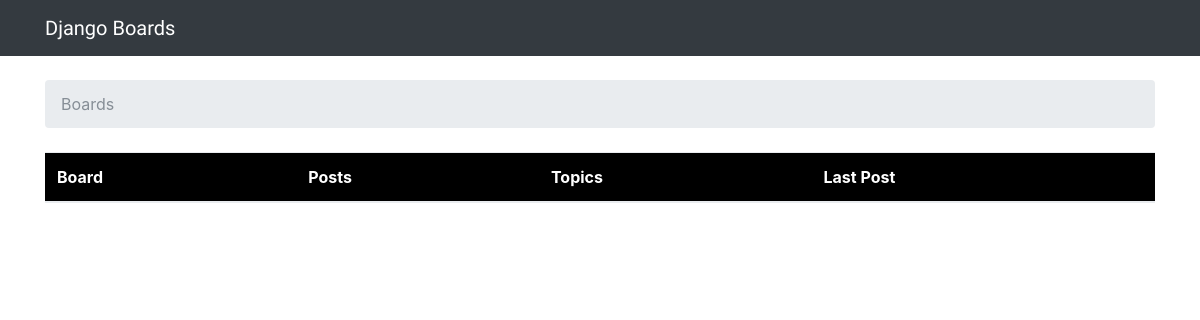
The app's page /, older data.
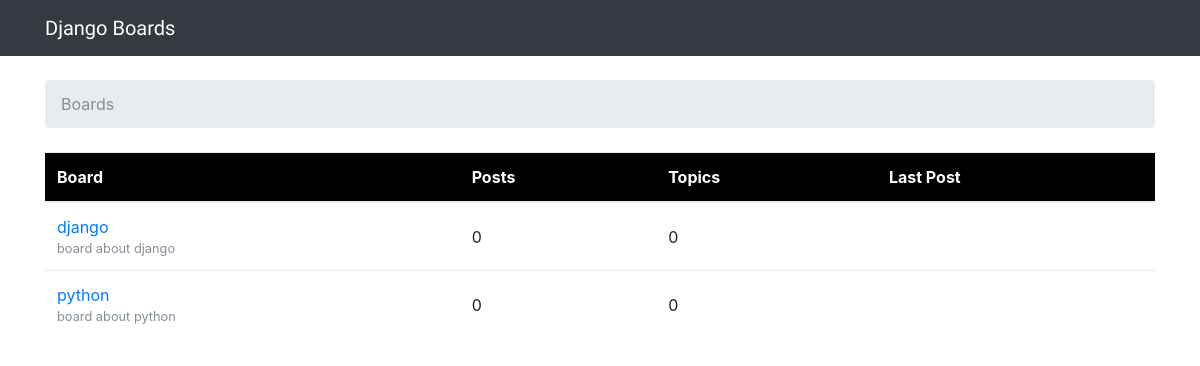
The same page, newer data.
### boards/models.py (models this page shows, shortened)
class Board(models.Model):
    name = models.CharField(max_length=30,unique=True)
    description = models.CharField(max_length=100)

### boards/views.py (the view)
# urls.py: 2. Add a URL to urlpatterns:  url(r'^$', views.home, name='home')
def home(request):
    boards = Board.objects.all()
    context = {
        'boards':boards,
    }
    return render(request,'home.html',context)

### templates/home.html
{% extends 'base.html' %}
{% block breadcrumb %}
    <li class="breadcrumb-item active" aria-current="page">Boards</li>
{% endblock breadcrumb %}
{% block content %}
    <table class="table">
        <thead class="thead-inverse">
            <tr>
                <th>Board</th>
                <th>Posts</th>
                <th>Topics</th>
                <th>Last Post</th>
            </tr>
        </thead>
        <tbody>
            {% for board in boards  %}
                <tr>
                    <td>
                        <a href="{% url 'board_topics' board.pk%}">{{ board.name }}</a>
                        <small class="text-muted d-block">{{ board.description }}</small>
                    </td>
                    <td class="align-middle">0</td>
                    <td class="align-middle">0</td>
                    <td></td>
                </tr>
            {% endfor %}
        </tbody>
    </table>
{% endblock content %}

### templates/base.html (shortened to what this page needs)
{% load static %}
<!DOCTYPE html>
<html>
    <head>
        <link rel="stylesheet" href="{% static 'css/bootstrap.min.css' %}">
        <link rel="stylesheet" href="{% static 'css/main.css' %}">
    </head>
    <body>
        <nav class="navbar navbar-expand-lg navbar-dark bg-dark">
            <div class="container">
                <a class="navbar-brand" href="{% url 'home' %}">Django Boards</a>
            </div>
        </nav>
        <div class="container">
            <nav aria-label="breadcrumb" role="navigation">
                <ol class="breadcrumb my-4">
                    {% block breadcrumb %}
                    {% endblock breadcrumb %}
                </ol>
            </nav>
            {% block content %}
            {% endblock content %}
        </div>
    </body>
</html>

### static/css/main.css (style rules this page uses)
.thead-inverse { background-color: black; color: white; }
.navbar-brand { font-family: 'Peralta',cursive; }

Row changes from the older to the newer data that the page shows:
added Board: name "django", description "board about django"
added Board: name "python", description "board about python"
